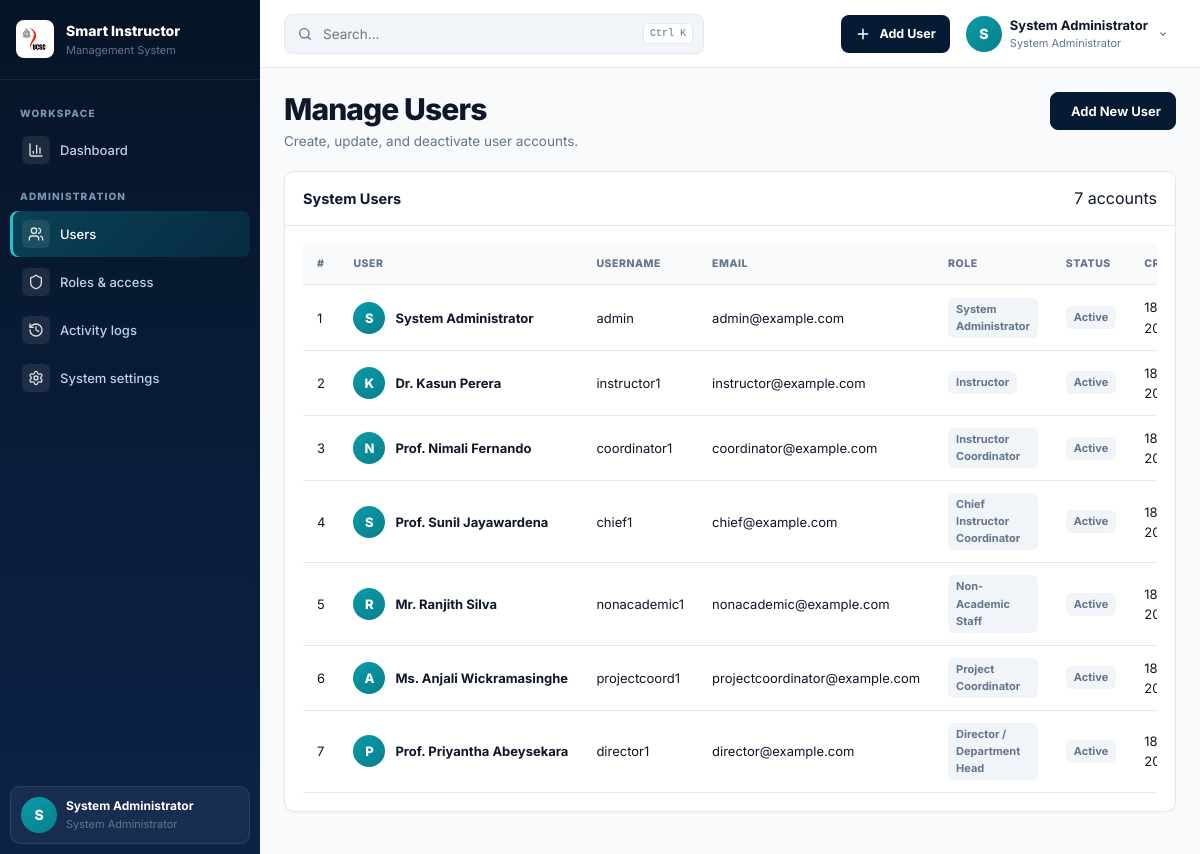
The page /admin/users.php (signed in) on the database its author committed.
### tables this page shows
CREATE TABLE users (
    id INT AUTO_INCREMENT PRIMARY KEY,
    username VARCHAR(50) NOT NULL UNIQUE,
    email VARCHAR(100) NOT NULL UNIQUE,
    password VARCHAR(255) NOT NULL,
    full_name VARCHAR(150) NOT NULL,
    role_id INT NOT NULL,
    status ENUM('active', 'inactive', 'suspended') DEFAULT 'active',
    phone VARCHAR(20),
    created_at TIMESTAMP DEFAULT CURRENT_TIMESTAMP,
    updated_at TIMESTAMP DEFAULT CURRENT_TIMESTAMP ON UPDATE CURRENT_TIMESTAMP,
    FOREIGN KEY (role_id) REFERENCES roles(id) ON DELETE RESTRICT
);

CREATE TABLE roles (
    id INT AUTO_INCREMENT PRIMARY KEY,
    role_name VARCHAR(100) NOT NULL UNIQUE,
    description TEXT,
    created_at TIMESTAMP DEFAULT CURRENT_TIMESTAMP
);

### config/config.php (called while the page is built, shortened)
<?php
if (!function_exists('app_url')) {
    function app_url(string $path = ''): string {
        $path = ltrim($path, '/');
        return $path === '' ? SITE_URL : SITE_URL . '/' . $path;
    }
}

### includes/auth.php (called while the page is built, shortened)
<?php
require_once __DIR__ . '/../config/config.php';
require_once __DIR__ . '/../config/db.php';
function isLoggedIn() {
    return isset($_SESSION['user_id']) && !empty($_SESSION['user_id']);
}
function getCurrentUser() {
    global $pdo;
    static $cachedUser = null;
    if ($cachedUser === null) {
        $stmt = $pdo->prepare("SELECT u.*, r.role_name FROM users u JOIN roles r ON u.role_id = r.id WHERE u.id = ? LIMIT 1");
        $stmt->execute([$_SESSION['user_id']]);
        $cachedUser = $stmt->fetch();
    }
    return $cachedUser;
}
function getCurrentRoleId() {
    return isset($_SESSION['role_id']) ? (int)$_SESSION['role_id'] : null;
}
?>

### admin/users.php (the view, shortened to what this page needs)
<?php
require_once __DIR__ . '/../config/config.php';
require_once __DIR__ . '/../config/db.php';
require_once __DIR__ . '/../includes/auth.php';
require_once __DIR__ . '/../includes/functions.php';
require_once __DIR__ . '/../includes/dashboard_ui.php';
$users =$pdo->query("SELECT u.*, r.role_name FROM users u JOIN roles r ON u.role_id = r.id ORDER BY u.created_at DESC")->fetchAll(PDO::FETCH_ASSOC);
include __DIR__ . '/../includes/header.php';
?>
            <div class="page-toolbar">
                <div>
                    <h1>Manage Users</h1>
                    <p>Create, update, and deactivate user accounts.</p>
                </div>
                <a href="<?= app_url('admin/add_user.php') ?>" class="btn btn-primary">
                    Add New User
                </a>
            </div>
            <div class="card">
                <div class="card-header">
                    <h5>System Users</h5>
                    <span class="text-muted small"><?= count($users) ?> accounts</span>
                </div>
                <div class="card-body">
                    <div class="table-responsive">
                        <table class="table table-hover align-middle admin-table" id="manageUsersTable">
                            <thead>
                                <tr>
                                    <th>#</th>
                                    <th>User</th>
                                    <th>Username</th>
                                    <th>Email</th>
                                    <th>Role</th>
                                    <th>Status</th>
                                    <th>Created</th>
                                </tr>
                            </thead>
                            <tbody>
                                <?php foreach ($users as $index =>$user): ?>
                                    <tr>
                                        <td data-label="#"><?= $index + 1 ?></td>
                                        <td data-label="User">
                                            <div class="user-cell-flex">
                                                <?php
                                                    $cleanName = trim(preg_replace('/^(Dr\.|Prof\.|Mr\.|Mrs\.|Ms\.)\s+/i', '', $user['full_name'] ?? 'U'));$initial = mb_substr($cleanName, 0, 1);$avatarUrl = !empty($user['avatar_url']) ? app_url($user['avatar_url']) : null;
                                                ?>
                                                <?= sic_user_avatar($avatarUrl,$initial, 'avatar-mini') ?>
                                                <strong><?= htmlspecialchars($user['full_name']) ?></strong>
                                            </div>
                                        </td>
                                        <td data-label="Username"><?= htmlspecialchars($user['username']) ?></td>
                                        <td data-label="Email"><?= htmlspecialchars($user['email']) ?></td>
                                        <td data-label="Role"><span class="status-pill pill-blue"><?= htmlspecialchars(ucwords(str_replace('_', ' ', $user['role_name']))) ?></span></td>
                                        <td data-label="Status"><?= getStatusBadge($user['status']) ?></td>
                                        <td data-label="Created"><?= !empty($user['created_at']) ? date('d M Y', strtotime($user['created_at'])) : 'N/A' ?></td>
                                    </tr>
                                <?php endforeach; ?>
                            </tbody>
                        </table>
                    </div>
                </div>
            </div>
<?php include __DIR__ . '/../includes/footer.php'; ?>

### includes/sidebar.php (shortened to what this page needs)
<?php
require_once __DIR__ . '/../config/config.php';
require_once __DIR__ . '/auth.php';
$currentRole = (int)getCurrentRoleId();
$currentPage = basename($_SERVER['PHP_SELF'] ?? '');
$currentUser = getCurrentUser() ?: [];
if (!function_exists('sidebar_link')) {
    function sidebar_link(string $path, string $label, string $icon, string $currentPage): void {
        $active = basename($path) === $currentPage ? ' active' : '';
        $iconUrl = app_url('assets/icons/' . $icon . '.svg');
        echo '<li><a class="sidebar-link' . $active . '" href="' . htmlspecialchars(app_url($path)) . '">';
        echo '<span class="sidebar-icon"><img src="' . htmlspecialchars($iconUrl) . '" alt=""></span>';
        echo '<span>' . htmlspecialchars($label) . '</span></a></li>';
    }
}
?>
<aside class="sidebar" id="sidebar">
  <div class="sidebar-head">
    <span class="sidebar-emblem"><img src="<?= app_url('assets/images/ucsc-logo.png') ?>" alt="UCSC"></span>
    <div><strong>Smart Instructor</strong><small>Management System</small></div>
  </div>
  <nav aria-label="Main navigation">
    <p class="sidebar-label">Workspace</p>
    <ul class="sidebar-nav">
      <?php
      $dashMap = [
        ROLE_ADMIN=>'admin/dashboard.php', ROLE_INSTRUCTOR=>'instructor/dashboard.php',
        ROLE_COORDINATOR=>'coordinator/dashboard.php', ROLE_CHIEF_COORDINATOR=>'chief_coordinator/dashboard.php',
        ROLE_NON_ACADEMIC=>'non_academic/dashboard.php', ROLE_PROJECT_COORDINATOR=>'project_coordinator/coordinator_dashboard.php',
        ROLE_DIRECTOR=>'director/dashboard.php'
      ];
      sidebar_link($dashMap[$currentRole] ?? 'index.php', 'Dashboard', 'chart-column', $currentPage);
      if ($currentRole === ROLE_ADMIN) {
        echo '<p class="sidebar-label">Administration</p>';
      }
      ?>
    </ul>
  </nav>
  <div class="sidebar-user">
    <span class="avatar"><?= htmlspecialchars(strtoupper(substr((string)($currentUser['full_name'] ?? 'U'),0,1))) ?></span>
    <span><strong><?= htmlspecialchars($currentUser['full_name'] ?? 'UCSC User') ?></strong><small><?= htmlspecialchars($currentUser['role_name'] ?? 'System User') ?></small></span>
  </div>
</aside>

### includes/navbar.php (shortened to what this page needs)
<?php
$roleId = function_exists('getCurrentRoleId') ? (int)getCurrentRoleId() : 0;
$userAvatarUrl = !empty($_SESSION['avatar_url']) ? app_url($_SESSION['avatar_url']) : (!empty($currentUser['avatar_url']) ? app_url($currentUser['avatar_url']) : null);
$cleanName = trim(preg_replace('/^(Dr\.|Prof\.|Mr\.|Mrs\.|Ms\.)\s+/i', '', $displayName ?? 'User'));
$firstInitial = mb_substr($cleanName, 0, 1);
?>
<header class="topbar">
  <div class="topbar-inner">
    <div class="topbar-left">
      <div class="global-search" role="search">
        <svg viewBox="0 0 24 24" fill="none" stroke="currentColor" stroke-width="2" stroke-linecap="round"><circle cx="11" cy="11" r="7"/><path d="m20 20-4-4"/></svg>
        <input id="globalSearch" type="search" placeholder="Search..." aria-label="Search this page">
        <kbd>Ctrl K</kbd>
      </div>
    </div>
    <div class="top-actions">
      <?php if ($roleId === ROLE_ADMIN): ?>
      <div class="menu-wrap">
        <button class="primary-action" type="button" data-menu-button="quickMenu" aria-expanded="false">
          <svg viewBox="0 0 24 24" fill="none" stroke="currentColor" stroke-width="2.2" stroke-linecap="round"><path d="M12 5v14M5 12h14"/></svg>
          <span>Add User</span>
        </button>
      </div>
      <?php endif; ?>
      <div class="menu-wrap">
        <button class="profile-button" type="button" data-menu-button="profileMenu" aria-expanded="false">
          <?= sic_user_avatar($userAvatarUrl, $firstInitial, 'avatar') ?>
          <span class="profile-copy">
            <strong><?= htmlspecialchars($displayName) ?></strong>
            <small><?= htmlspecialchars($roleName) ?></small>
          </span>
          <svg class="chevron" viewBox="0 0 24 24" fill="none" stroke="currentColor" stroke-width="2" stroke-linecap="round"><path d="m8 10 4 4 4-4"/></svg>
        </button>
      </div>
    </div>
  </div>
</header>

### includes/dashboard_ui.php (shortened to what this page needs)
<?php
if (!function_exists('sic_user_avatar')) {
    function sic_user_avatar(?string $imageUrl = null, string $name = 'User', string $class = 'avatar'): string {
        $name = trim($name) ?: 'User';
        $clean = trim(preg_replace('/^(Dr\.|Prof\.|Mr\.|Mrs\.|Ms\.)\s+/i', '', $name));
        $initial = strtoupper(mb_substr($clean, 0, 1));
        $output = '<span class="' . htmlspecialchars($class, ENT_QUOTES, 'UTF-8') . '">';
        if (!empty($imageUrl)) {
            $output .= '<img src="' . htmlspecialchars($imageUrl, ENT_QUOTES, 'UTF-8') . '" alt="' . htmlspecialchars($name, ENT_QUOTES, 'UTF-8') . '" class="avatar-img">';
        } else {
            $output .= htmlspecialchars($initial, ENT_QUOTES, 'UTF-8');
        }
        $output .= '</span>';
        return $output;
    }
}
        ?>

### includes/functions.php (shortened to what this page needs)
<?php
require_once __DIR__ . '/../config/config.php';
require_once __DIR__ . '/../config/db.php';
require_once __DIR__ . '/auth.php';
function getStatusBadge($status) {
    $status = strtolower($status);
    $badges = [
        'active' => '<span class="badge bg-success">Active</span>',
        'inactive' => '<span class="badge bg-secondary">Inactive</span>',
        'pending' => '<span class="badge bg-warning text-dark">Pending</span>',
        'approved' => '<span class="badge bg-success">Approved</span>',
        'rejected' => '<span class="badge bg-danger">Rejected</span>',
        'assigned' => '<span class="badge bg-primary">Assigned</span>',
        'completed' => '<span class="badge bg-info">Completed</span>',
        'confirmed' => '<span class="badge bg-success">Confirmed</span>',
        'cancelled' => '<span class="badge bg-danger">Cancelled</span>',
        'scheduled' => '<span class="badge bg-primary">Scheduled</span>',
        'low' => '<span class="badge bg-secondary">Low</span>',
        'medium' => '<span class="badge bg-info">Medium</span>',
        'high' => '<span class="badge bg-warning text-dark">High</span>',
        'urgent' => '<span class="badge bg-danger">Urgent</span>',
        'handled' => '<span class="badge bg-success">Handled</span>',
    ];
    return $badges[$status] ?? '<span class="badge bg-secondary">' . ucfirst($status) . '</span>';
}
?>

### admin/users.php (style rules this page uses)
.avatar-mini { width: 32px !important; height: 32px !important; min-width: 32px !important; min-height: 32px !important; flex: 0 0 32px !important; display: grid !important; place-items: center !important; border-radius: 50% !important; background: linear-gradient(145deg, var(--teal2, #0a9ba8), var(--teal, #087f8c)) !important; color: #ffffff !important; font-weight: 800 !important; font-size: 13px !important; overflow: hidden !important; }
.user-cell-flex { display: flex !important; align-items: center !important; gap: 10px !important; flex-wrap: nowrap !important; }
.user-cell-flex strong { white-space: nowrap !important; }

### rows shown on the page
users: full_name "S", full_name "System Administrator", role.role_name "System Administrator", value "S", username "admin", email "admin@example.com", status "Active", created_at "18…"
users: value "K", full_name "Dr. Kasun Perera", username "instructor1", email "instructor@example.com", role.role_name "Instructor", status "Active", created_at "18…"
users: value "N", full_name "Prof. Nimali Fernando", username "coordinator1", email "coordinator@example.com", role.role_name "Instructor Coordinator", status "Active", created_at "18…"
users: value "S", full_name "Prof. Sunil Jayawardena", username "chief1", email "chief@example.com", role.role_name "Chief Instructor Coordinator", status "Active", created_at "18…"
users: value "R", full_name "Mr. Ranjith Silva", username "nonacademic1", email "nonacademic@example.com", role.role_name "Non-Academic Staff", status "Active", created_at "18…"
users: value "A", full_name "Ms. Anjali Wickramasinghe", username "projectcoord1", email "projectcoordinator@example.com", role.role_name "Project Coordinator", status "Active", created_at "18…"
users: value "P", full_name "Prof. Priyantha Abeysekara", username "director1", email "director@example.com", role.role_name "Director / Department Head", status "Active", created_at "18…"

### other values the page prints
$label "Dashboard Users Roles & access Activity logs System settings"
count($users) "7"
